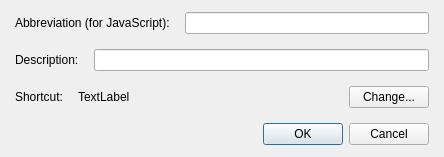
<?xml version="1.0" encoding="UTF-8"?>
<ui version="4.0">
 <class>DialogSystemKeyBoardGeneral</class>
 <widget class="QDialog" name="DialogSystemKeyBoardGeneral">
  <property name="geometry">
   <rect>
    <x>0</x>
    <y>0</y>
    <width>444</width>
    <height>157</height>
   </rect>
  </property>
  <property name="windowTitle">
   <string>Keyboard...</string>
  </property>
  <layout class="QGridLayout" name="gridLayout">
   <property name="leftMargin">
    <number>15</number>
   </property>
   <property name="topMargin">
    <number>10</number>
   </property>
   <property name="rightMargin">
    <number>15</number>
   </property>
   <property name="bottomMargin">
    <number>10</number>
   </property>
   <item row="0" column="0">
    <layout class="QVBoxLayout" name="verticalLayout_2">
     <property name="spacing">
      <number>15</number>
     </property>
     <item>
      <layout class="QVBoxLayout" name="verticalLayout">
       <item>
        <layout class="QHBoxLayout" name="horizontalLayout" stretch="0,1">
         <item>
          <widget class="QLabel" name="labelAbbreviation">
           <property name="text">
            <string>Abbreviation (for JavaScript):</string>
           </property>
          </widget>
         </item>
         <item>
          <widget class="QLineEdit" name="lineEditAbbreviation"/>
         </item>
        </layout>
       </item>
       <item>
        <layout class="QHBoxLayout" name="horizontalLayout_3" stretch="0,1">
         <item>
          <widget class="QLabel" name="labelDescription">
           <property name="text">
            <string>Description:</string>
           </property>
          </widget>
         </item>
         <item>
          <widget class="QLineEdit" name="lineEditDescription"/>
         </item>
        </layout>
       </item>
       <item>
        <layout class="QHBoxLayout" name="horizontalLayout_2" stretch="0,1,0">
         <item>
          <widget class="QLabel" name="labelShortcut_2">
           <property name="text">
            <string>Shortcut:</string>
           </property>
          </widget>
         </item>
         <item>
          <widget class="QLabel" name="labelShortcut">
           <property name="text">
            <string>TextLabel</string>
           </property>
          </widget>
         </item>
         <item>
          <widget class="QPushButton" name="pushButtonChange">
           <property name="text">
            <string>Change...</string>
           </property>
          </widget>
         </item>
        </layout>
       </item>
      </layout>
     </item>
     <item>
      <widget class="QDialogButtonBox" name="buttonBox">
       <property name="orientation">
        <enum>Qt::Horizontal</enum>
       </property>
       <property name="standardButtons">
        <set>QDialogButtonBox::Cancel|QDialogButtonBox::Ok</set>
       </property>
      </widget>
     </item>
    </layout>
   </item>
  </layout>
 </widget>
 <resources/>
 <connections>
  <connection>
   <sender>buttonBox</sender>
   <signal>accepted()</signal>
   <receiver>DialogSystemKeyBoardGeneral</receiver>
   <slot>accept()</slot>
   <hints>
    <hint type="sourcelabel">
     <x>248</x>
     <y>254</y>
    </hint>
    <hint type="destinationlabel">
     <x>157</x>
     <y>274</y>
    </hint>
   </hints>
  </connection>
  <connection>
   <sender>buttonBox</sender>
   <signal>rejected()</signal>
   <receiver>DialogSystemKeyBoardGeneral</receiver>
   <slot>reject()</slot>
   <hints>
    <hint type="sourcelabel">
     <x>316</x>
     <y>260</y>
    </hint>
    <hint type="destinationlabel">
     <x>286</x>
     <y>274</y>
    </hint>
   </hints>
  </connection>
 </connections>
</ui>
